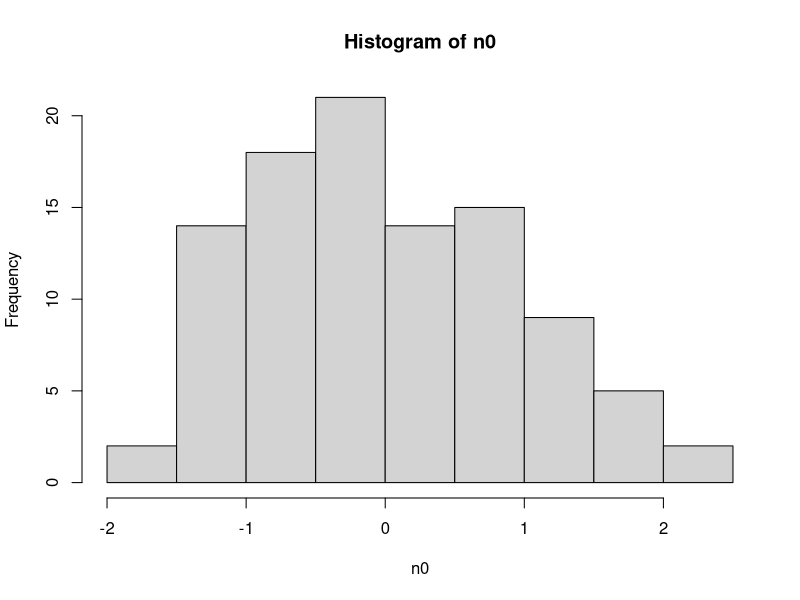
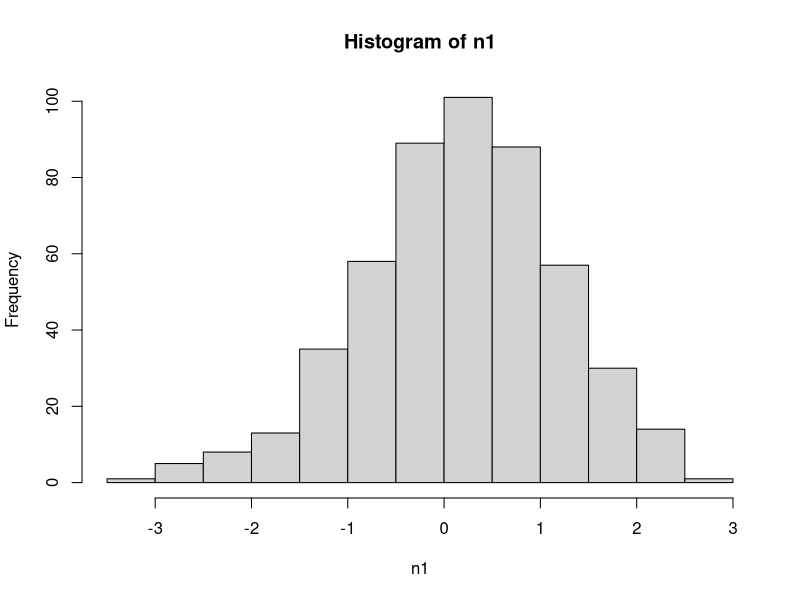
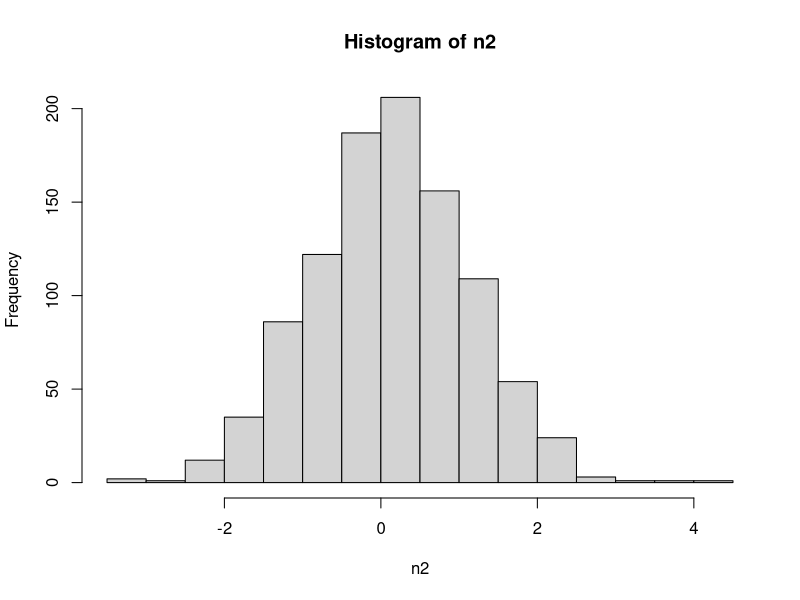
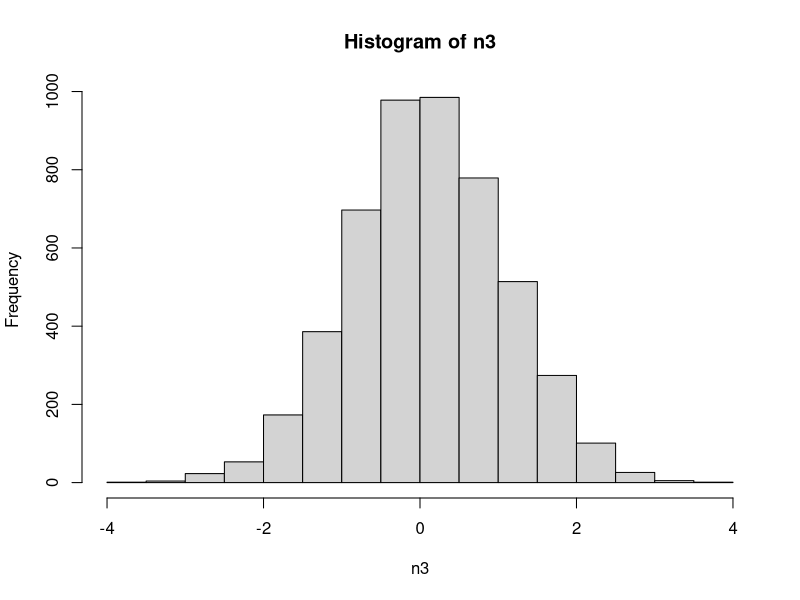
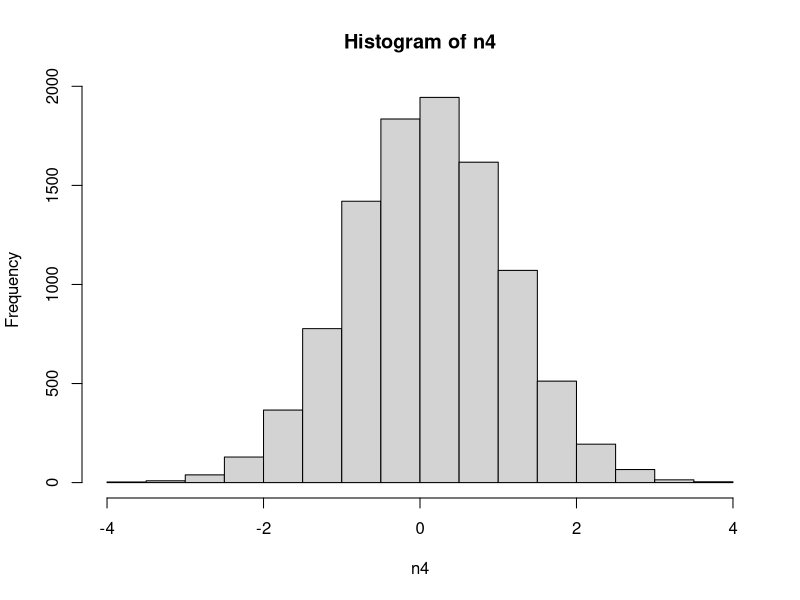
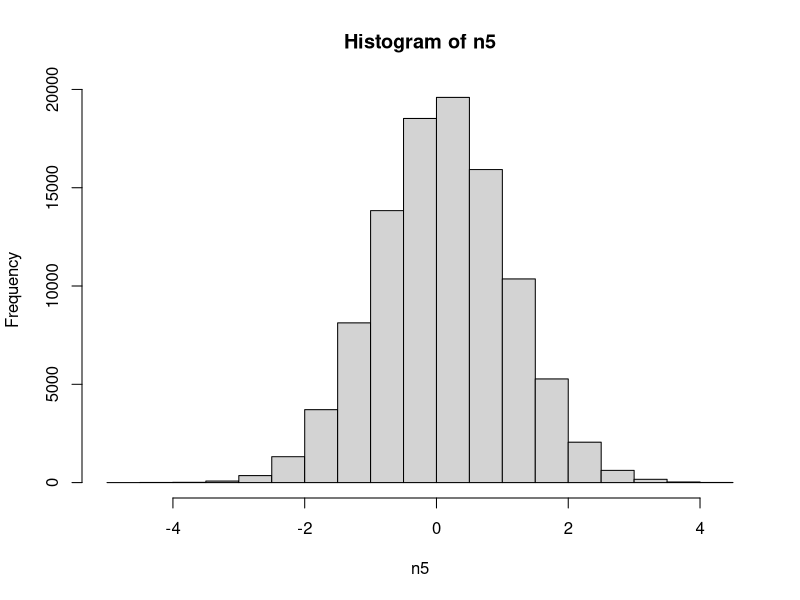
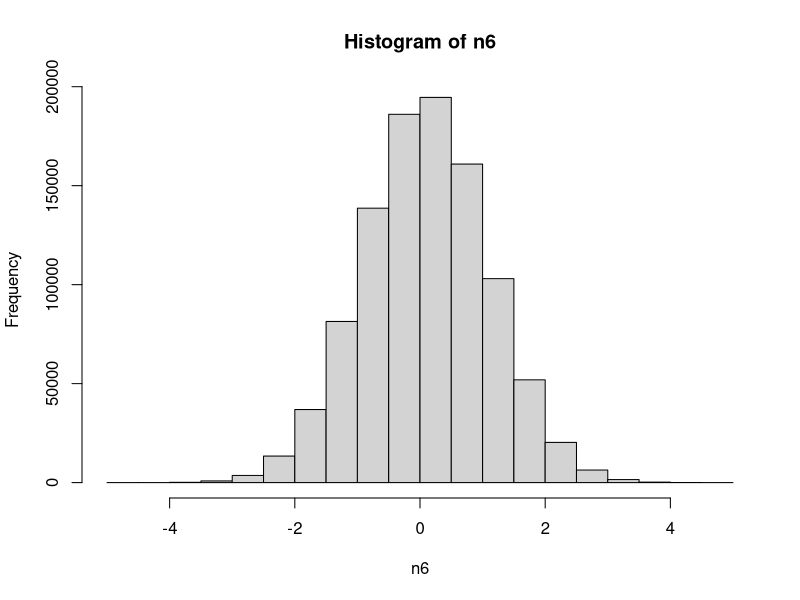
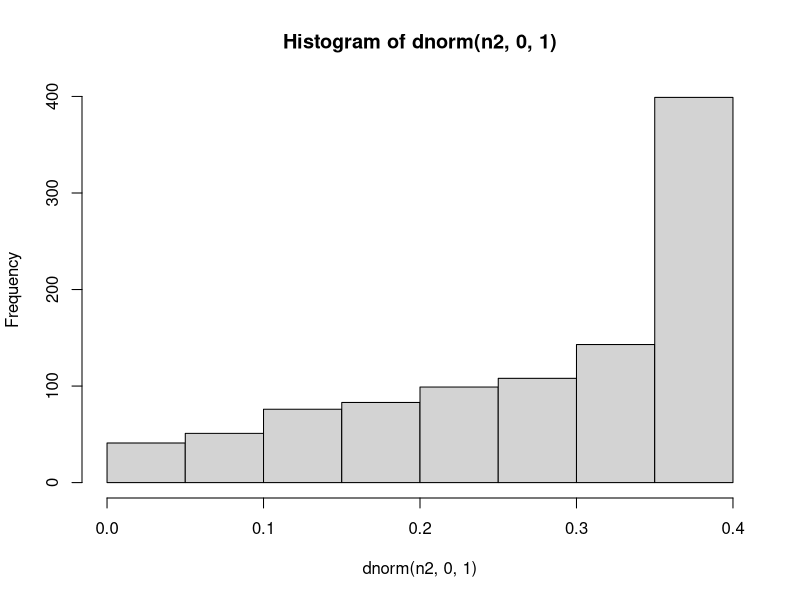

The R source for these figures, in order:
n0 = rnorm(100,0.1)
n1 = rnorm(500,0.1)
n2 = rnorm(1000,0.1)
n3 = rnorm(5000,0.1)
n4 = rnorm(10000,0.1)
n5 = rnorm(100000,0.1)
n6 = rnorm(1000000,0.1)
hist(n0)
hist(n1)
hist(n2)
hist(n3)
hist(n4)
hist(n5)
hist(n6)
hist(dnorm(n2,0,1))
hist(dnorm(n0+n1+n2+n3+n4+n5+n6,0,1))
pnorm(27.4, mean=50, sd=20)